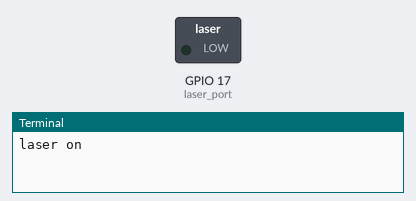
Bench run of a program on a simulated Raspberry Pi (BCM pin numbers). On the bench: switched loads named in the program (green lamp = pin HIGH), the last lines printed to the terminal.

Above: at 5.0 s.
At 10.5 s:
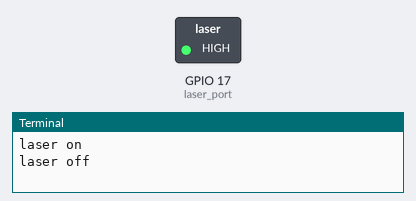
Timing chart, 0 to 14.3 s (numbered marks = the images above):
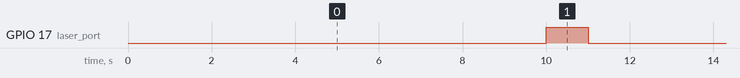

Measured:
- by itself, GPIO 17 (laser_port): alternates HIGH for 1.0 s and LOW for 10.0 s

The program:

laser.py
```python
#!/usr/bin/env python

import RPi.GPIO as GPIO
import time

laser_port = 17

def setup():
    GPIO.setmode(GPIO.BCM)
    GPIO.setup(laser_port, GPIO.OUT)
    GPIO.output(laser_port, GPIO.HIGH)


def loop():
    while True:
        print('laser on')
        GPIO.output(laser_port, GPIO.LOW)
        time.sleep(10.0)
        print('laser off')
        GPIO.output(laser_port, GPIO.HIGH)
        time.sleep(1.0)

def destroy():
    GPIO.output(laser_port, GPIO.LOW)
    GPIO.cleanup()


if __name__ == '__main__':
    setup()


try:
    loop()
except KeyboardInterrupt:
    destroy()
```
